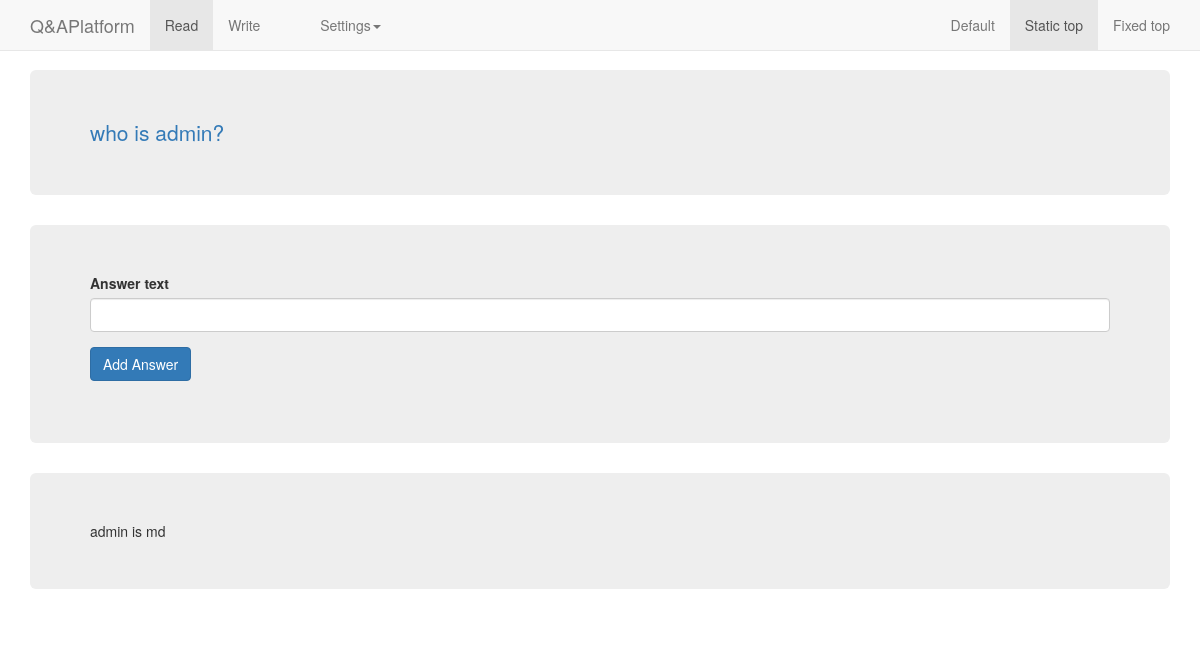
/write/42 (signed in), run on an earlier commit of the app's database.
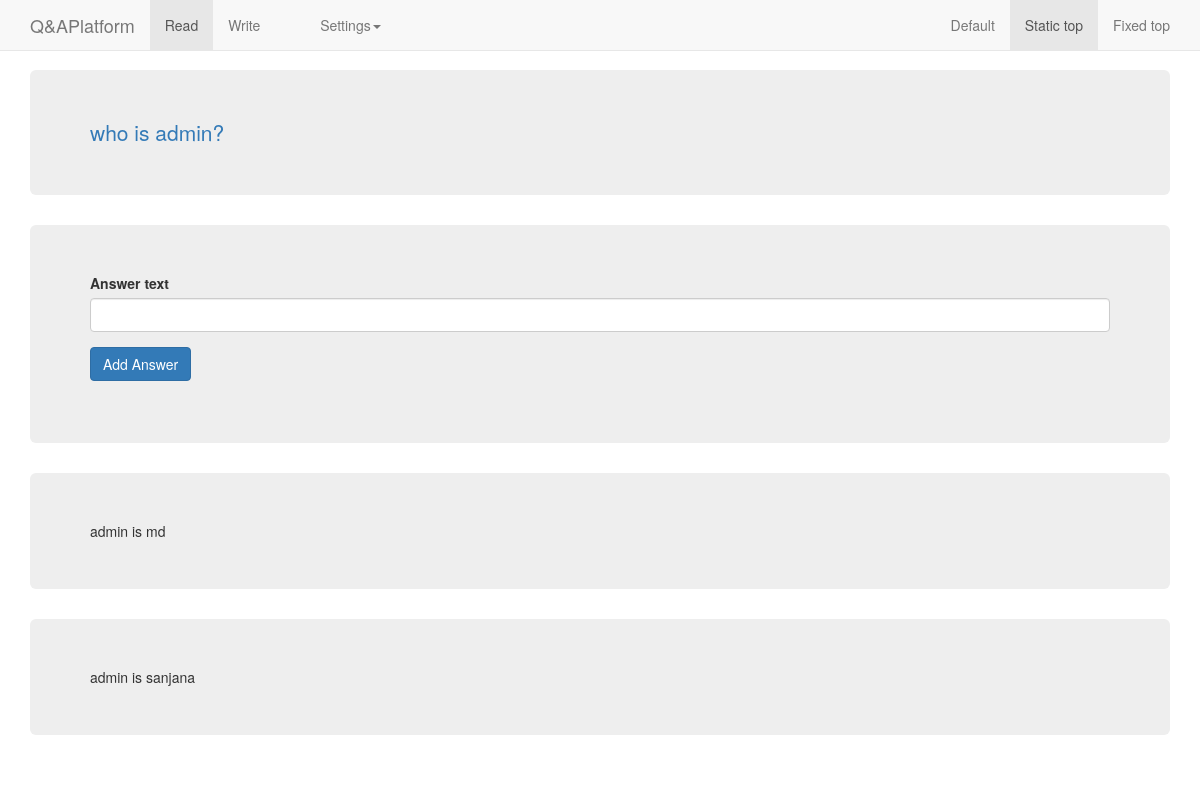
And on a later commit of the database.
### QA/models.py (models this page shows, shortened)
class Question(models.Model):
	question_text = models.CharField(max_length=120, blank=True, null=True)
	timestamp = models.DateTimeField(auto_now_add=True, auto_now=False)

class Answer(models.Model):
	answer_text = models.CharField(max_length=200, blank=True, null=True)
	timestamp = models.DateTimeField(auto_now_add=True, auto_now=False)
	question = models.ForeignKey(Question)

### QA/views.py (the view)
# urls.py: url(r'^write/(?P<question_id>[0-9]*)$','QA.views.detail' ,name='question_id'), ##
@login_required
def detail(request, question_id):
	answer = Answer.objects.filter(question = question_id)
	ques = Question.objects.get(pk=question_id)
	question = Question.objects.filter(pk=question_id) #list obtained for iteration in template
	title = "Question is "
	form = add_Answer_Form(request.POST)
	if request.method == 'POST':
		form = add_Answer_Form(data=request.POST)
		if form.is_valid():
			ans = Answer(answer_text=form.clean_text(),question=ques)
			ans.save()
			return HttpResponseRedirect('/write/%s' % str(question_id))
	else:
		form = add_Answer_Form()
		return render(request, 'detail.html', {"template_title":title,"answer":answer,'form':form,'question': question})

### QA/forms.py (shortened to what this page needs)
class add_Answer_Form(forms.ModelForm):
	class Meta:
		model = Answer
		fields = ['answer_text']

### QA/templates/detail.html (shortened to what this page needs)
{% extends 'base.html' %}
{% load crispy_forms_tags %}
{% block question_container %}
{% for i in question %}
<div class="container">
	<div class="jumbotron">
 <a class="lead" href="{{i.pk}}">{{i.question_text}}<br></a>
</div>
</div>
{% endfor %}
{% endblock %}
{% block login %}
<div class="col-md-12 ">
  <form method='POST' action=''>
        {{ form | crispy }}
        <input class='btn btn-primary' type='submit' value='Add Answer'/>
  </form>
</div>
{% endblock %}
{% block answer_container %}
{% for i in answer %}
<div class="container">
	<div class="jumbotron">
 {{i.answer_text}}<br>
</div>
</div>
{% endfor %}
{% endblock %}

### QA/templates/base.html (shortened to what this page needs)
{% load staticfiles %}
<html lang="en">
  <head>
    <link href="{% static 'css/bootstrap.min.css' %}" rel="stylesheet">
	<link href="{% static 'css/navbar-static-top.css' %}" rel="stylesheet">
  </head>
  <body>
{% include 'navbar.html' %}
    {% block question_container %}
    {% endblock %}
    {% block home_container %}
    <div class="container">
      <div class="jumbotron">
        <div class="row">
          {% block login %} {% endblock %}
        </div>
      </div>
    </div>
    {% endblock %}
    {% block answer_container %}
    {% endblock %}
  </body>
</html>

### QA/templates/navbar.html (shortened to what this page needs)
    <nav class="navbar navbar-default navbar-static-top">
      <div class="container">
        <div class="navbar-header">
          <a class="navbar-brand" href="/">Q&amp;APlatform</a>
        </div>
        <div id="navbar" class="navbar-collapse collapse">
          <ul class="nav navbar-nav">
            <li class="active"><a href="#">Read</a></li>
            <li><a href="{% url 'write' %}">Write</a></li>
            <li><a href="#contact"></a></li>
            <li class="dropdown">
              <a href="#" class="dropdown-toggle" data-toggle="dropdown" role="button" aria-haspopup="true" aria-expanded="false">Settings<span class="caret"></span></a>
            </li>
          </ul>
          <ul class="nav navbar-nav navbar-right">
            <li><a href="../navbar/">Default</a></li>
            <li class="active"><a href="./">Static top <span class="sr-only">(current)</span></a></li>
            <li><a href="../navbar-fixed-top/">Fixed top</a></li>
          </ul>
        </div>
      </div>
    </nav>

### static/our_static/css/navbar-static-top.css (style rules this page uses)
body { min-height: 2000px; }
.navbar-static-top { margin-bottom: 19px; }

What changed in the data, as far as the page shows it:
added Answer: answer_text "admin is sanjana"
